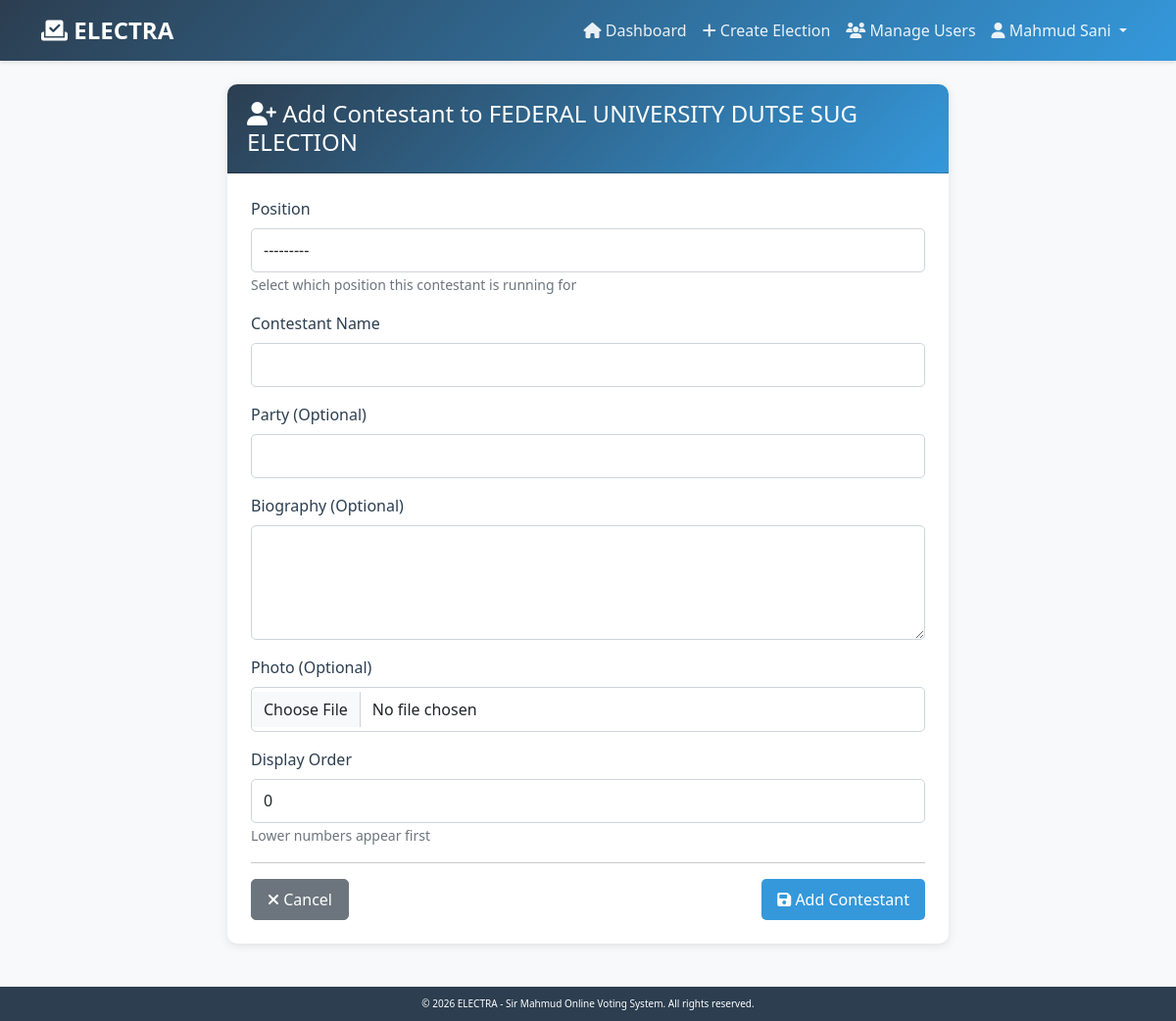
Page /contestants/election/4/add-contestant/?position=12 (signed in) on the committed database.
### accounts/models.py (models this page shows, shortened)
class User(AbstractBaseUser, PermissionsMixin):
    ROLE_CHOICES = [
        ('voter', 'Voter'),
        ('admin', 'Admin'),
        ('super_admin', 'Super Admin'),
    ]
    email = models.EmailField(unique=True, max_length=255)
    voter_id = models.CharField(max_length=50, unique=True, db_index=True)
    first_name = models.CharField(max_length=100)
    last_name = models.CharField(max_length=100)
    role = models.CharField(max_length=20, choices=ROLE_CHOICES, default='voter')
    is_active = models.BooleanField(default=True)
    is_staff = models.BooleanField(default=False)
    date_joined = models.DateTimeField(auto_now_add=True)
    objects = UserManager()
    USERNAME_FIELD = 'email'
    REQUIRED_FIELDS = ['voter_id', 'first_name', 'last_name']
    class Meta:
        verbose_name = 'User'
        verbose_name_plural = 'Users'
        ordering = ['-date_joined']
    def get_full_name(self):
        return f"{self.first_name} {self.last_name}"
    def is_super_admin(self):
        return self.role == 'super_admin'

### elections/models.py (models this page shows, shortened)
class Election(models.Model):
    visible_to_voters = models.BooleanField(default=False)
    STATUS_CHOICES = [
        ('upcoming', 'Upcoming'),
        ('active', 'Active'),
        ('ended', 'Ended'),
    ]
    title = models.CharField(max_length=200)
    description = models.TextField()
    start_date = models.DateTimeField()
    end_date = models.DateTimeField()
    status = models.CharField(
        max_length=20,
        choices=STATUS_CHOICES,
        default='upcoming'
    )
    results_published = models.BooleanField(default=False)
    created_by = models.ForeignKey(
        User,
        on_delete=models.SET_NULL,
        null=True,
        related_name='created_elections'
    )
    created_at = models.DateTimeField(auto_now_add=True)
    updated_at = models.DateTimeField(auto_now=True)
    class Meta:
        verbose_name = 'Election'
        verbose_name_plural = 'Elections'
        ordering = ['-created_at']

### contestants/views.py (the view)
@login_required
@super_admin_required
def add_contestant(request, election_pk):
    election = get_object_or_404(Election, pk=election_pk)
    if not election.positions.exists():
        messages.warning(
            request,
            'Please add at least one position before adding contestants.'
        )
        return redirect('elections:manage_election', pk=election.pk)
    if request.method == 'POST':
        form = ContestantForm(request.POST, request.FILES, election=election)
        if form.is_valid():
            contestant = form.save(commit=False)
            contestant.election = election
            contestant.save()
            messages.success(
                request,
                f'Contestant "{contestant.name}" added successfully!'
            )
            return redirect('elections:manage_election', pk=election.pk)
    else:
        form = ContestantForm(election=election)
    return render(request, 'contestants/add_contestant.html', {
        'form': form,
        'election': election
    })

### contestants/forms.py
class ContestantForm(forms.ModelForm):
    class Meta:
        model = Contestant
        fields = ['position', 'name', 'party', 'bio', 'photo', 'order']
        widgets = {
            'position': forms.Select(attrs={'class': 'form-control'}),
            'name': forms.TextInput(attrs={'class': 'form-control'}),
            'party': forms.TextInput(attrs={'class': 'form-control'}),
            'bio': forms.Textarea(attrs={'class': 'form-control', 'rows': 4}),
            'photo': forms.FileInput(attrs={'class': 'form-control'}),
            'order': forms.NumberInput(attrs={'class': 'form-control'}),
        }
    def __init__(self, *args, **kwargs):
        election = kwargs.pop('election', None)
        super().__init__(*args, **kwargs)
        if election:
            self.fields['position'].queryset = Position.objects.filter(
                election=election
            )
        else:
            self.fields['position'].queryset = Position.objects.none()

### contestants/models.py (called while the page is built)
    def __str__(self):
        return f"{self.title} - {self.election.title}"

### templates/contestants/add_contestant.html (shortened to what this page needs)
{% extends 'base.html' %}
{% block content %}
<div class="row justify-content-center">
    <div class="col-lg-8">
        <div class="card">
            <div class="card-header">
                <h4 class="mb-0">
                    <i class="fas fa-user-plus"></i> Add Contestant to {{ election.title }}
                </h4>
            </div>
            <div class="card-body">
                <form method="post" enctype="multipart/form-data">
                    <div class="mb-3">
                        <label for="id_position" class="form-label">Position</label>
                        {{ form.position }}
                        <small class="form-text text-muted">
                            Select which position this contestant is running for
                        </small>
                    </div>
                    <div class="mb-3">
                        <label for="id_name" class="form-label">Contestant Name</label>
                        {{ form.name }}
                    </div>
                    <div class="mb-3">
                        <label for="id_party" class="form-label">Party (Optional)</label>
                        {{ form.party }}
                    </div>
                    <div class="mb-3">
                        <label for="id_bio" class="form-label">Biography (Optional)</label>
                        {{ form.bio }}
                    </div>
                    <div class="mb-3">
                        <label for="id_photo" class="form-label">Photo (Optional)</label>
                        {{ form.photo }}
                    </div>
                    <div class="mb-3">
                        <label for="id_order" class="form-label">Display Order</label>
                        {{ form.order }}
                        <small class="form-text text-muted">Lower numbers appear first</small>
                    </div>
                    <hr>
                    <div class="d-flex justify-content-between">
                        <a href="{% url 'elections:manage_election' election.id %}"
                           class="btn btn-secondary">
                            <i class="fas fa-times"></i> Cancel
                        </a>
                        <button type="submit" class="btn btn-primary">
                            <i class="fas fa-save"></i> Add Contestant
                        </button>
                    </div>
                </form>
            </div>
        </div>
    </div>
</div>
{% endblock %}

### templates/base.html (shortened to what this page needs)
{% load static %}
<!DOCTYPE html>
<html lang="en">
<head>
    <link href="https://cdn.jsdelivr.net/npm/bootstrap@5.3.0/dist/css/bootstrap.min.css" rel="stylesheet">
    <link rel="stylesheet" href="https://cdnjs.cloudflare.com/ajax/libs/font-awesome/6.4.0/css/all.min.css">
    <link rel="stylesheet" href="{% static 'css/style.css' %}">
</head>
<body>
    <nav class="navbar navbar-expand-lg navbar-dark">
        <div class="container">
            <a class="navbar-brand" href="{% url 'home' %}">
                <i class="fas fa-vote-yea"></i> ELECTRA
            </a>
            <div class="collapse navbar-collapse" id="navbarNav">
                <ul class="navbar-nav ms-auto">
                    {% if user.is_authenticated %}
                        <li class="nav-item">
                            <a class="nav-link" href="{% url 'home' %}">
                                <i class="fas fa-home"></i> Dashboard
                            </a>
                        </li>
                        {% if user.is_super_admin %}
                        <li class="nav-item">
                            <a class="nav-link" href="{% url 'elections:create_election' %}">
                                <i class="fas fa-plus"></i> Create Election
                            </a>
                        </li>
                        <li class="nav-item">
                            <a class="nav-link" href="{% url 'voters:manage_users' %}">
                                <i class="fas fa-users"></i> Manage Users
                            </a>
                        </li>
                        {% endif %}
                        <li class="nav-item dropdown">
                            <a class="nav-link dropdown-toggle" href="#" id="navbarDropdown" role="button"
                               data-bs-toggle="dropdown" aria-expanded="false">
                                <i class="fas fa-user"></i> {{ user.get_full_name }}
                            </a>
                        </li>
                    {% endif %}
                </ul>
            </div>
        </div>
    </nav>
    <main class="container my-4">
        {% block content %}{% endblock %}
    </main>
    <footer class="footer mt-auto">
        <div class="container">
            <p class="mb-0">
                &copy; 2026 ELECTRA - Sir Mahmud Online Voting System. All rights reserved.
            </p>
        </div>
    </footer>
</body>
</html>

### static/css/style.css (style rules this page uses)
:root { --primary-color: #2c3e50; --secondary-color: #3498db; --success-color: #27ae60; --danger-color: #e74c3c; --warning-color: #f39c12; --info-color: #3498db; --light-bg: #f8f9fa; --white: #ffffff; --dark-text: #2c3e50; --muted-text: #6c757d; }
body { font-family: 'Segoe UI', Tahoma, Geneva, Verdana, sans-serif; background-color: var(--light-bg); color: var(--dark-text); }
.navbar { background: linear-gradient(135deg, var(--primary-color), var(--secondary-color)); box-shadow: 0 2px 4px rgba(0, 0, 0, 0.1); }
.navbar-brand { font-weight: 600; font-size: 1.5rem; color: var(--white) !important; }
.navbar-dark .navbar-nav .nav-link { color: rgba(255, 255, 255, 0.9); transition: color 0.3s ease; }
.card { border: none; border-radius: 10px; box-shadow: 0 2px 10px rgba(0, 0, 0, 0.1); margin-bottom: 20px; transition: transform 0.3s ease, box-shadow 0.3s ease; }
.card-header { background: linear-gradient(135deg, var(--primary-color), var(--secondary-color)); color: var(--white); border-radius: 10px 10px 0 0 !important; font-weight: 600; padding: 1rem 1.25rem; }
.card-body { padding: 1.5rem; }
.btn { border-radius: 5px; padding: 0.5rem 1rem; font-weight: 500; transition: all 0.3s ease; }
.btn-primary { background: var(--secondary-color); border: none; }
.form-control, .form-select { border-radius: 5px; border: 1px solid #ced4da; padding: 0.6rem 0.75rem; transition: border-color 0.3s ease, box-shadow 0.3s ease; }
.form-label { font-weight: 500; color: var(--primary-color); margin-bottom: 0.5rem; }
.footer { margin-top: 20px; padding: 10px 0; background-color: var(--primary-color); color: var(--white); text-align: center; font-size: 10px; }
.footer p { margin: 0; }
.text-muted { color: var(--muted-text) !important; }

### rows in the picture
User: get_full_name "Mahmud Sani"
Election: title "FEDERAL UNIVERSITY DUTSE SUG ELECTION"
